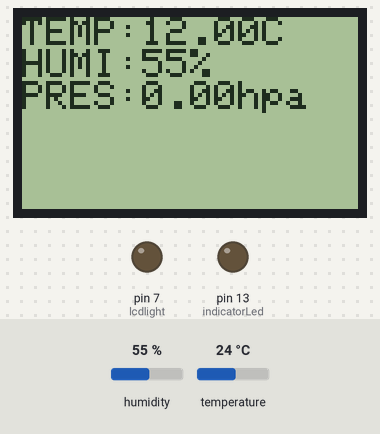
The sketch below on a simulated Arduino Uno, built with avr-gcc and run on an emulated ATmega328P. Parts: 84×48 one-colour display, output pins drawn as LEDs (lit = HIGH). The test bench sets the inputs (shaded band); at power-on: humidity 55 %, temperature 24 °C. What the sketch prints to the serial monitor is not drawn.

Above: at 2.2 s.
2.3 s: humidity set to 22 %
At 7.0 s:
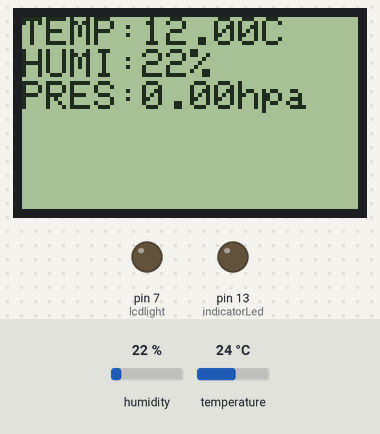
12.6 s: temperature set to 12 °C
At 17.6 s:
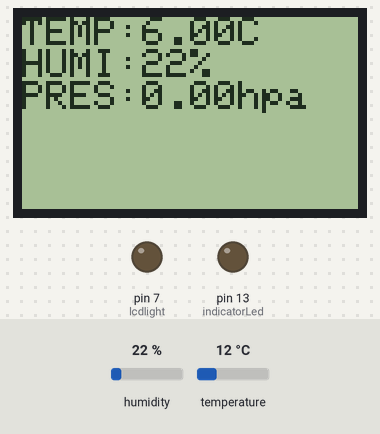
18.6 s: humidity set to 40 %
At 21.7 s:
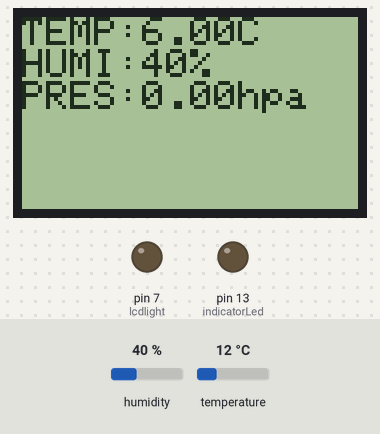
24.6 s: temperature set to 19 °C
At 27.0 s:
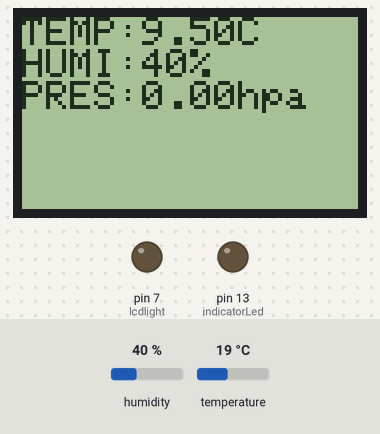
Timing chart, 0 to 31.6 s (numbered marks = the images above; inputs shaded):
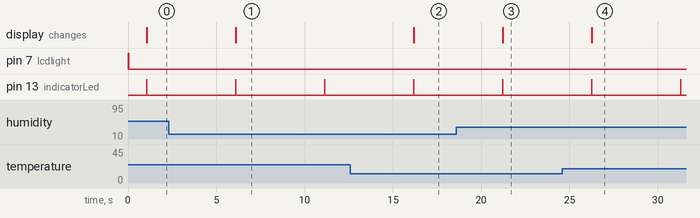

The sketch:

Weather.ino
```cpp
#include <SoftwareSerial.h>
#include <LiquidCrystal.h>
#include <Wire.h>
#include <SPI.h>
#include <Adafruit_GFX.h>
#include <Adafruit_PCD8544.h>
#include <dht11.h>
#include <BMP180.h>

dht11 DHT11;

#define DHT11PIN 8
Adafruit_PCD8544 display = Adafruit_PCD8544(2, 3, 4, 5, 6);
const int transmit_pin = 12; //transmitter

// Store an instance of the BMP180 sensor.
BMP180 barometer;
// We are going to use the on board LED for an indicator.
int indicatorLed = 13;
// Store the current sea level pressure at your location in Pascals.
float seaLevelPressure = 101325;
//init values
float RH = 0, TC = 0;

int lcdlight = 7;


void setup()
{
  Wire.begin();
  Serial.begin(9600);


  // Set up the Indicator LED.
  pinMode(indicatorLed, OUTPUT);
  pinMode(lcdlight, OUTPUT);
  digitalWrite(lcdlight, HIGH);
  // We create an instance of our BMP180 sensor.
  barometer = BMP180();
  // We check to see if we can connect to the sensor.
  if (barometer.EnsureConnected())
  {
    digitalWrite(indicatorLed, HIGH); // Set our LED.

    // When we have connected, we reset the device to ensure a clean start.
    barometer.SoftReset();
    // Now we initialize the sensor and pull the calibration data.
    barometer.Initialize();
  }
  else
  {
    Serial.println("No BMP180 sensor found.");
    digitalWrite(indicatorLed, LOW); // Set our LED.
  }
  display.begin();
    display.setContrast(50);
  digitalWrite(lcdlight, LOW);
  delay(1000);

}


byte count = 1;


void loop()
{
 digitalWrite(indicatorLed, LOW);

  int chk = DHT11.read(DHT11PIN);

  if (chk == 0) {
    RH = DHT11.humidity;
    TC = DHT11.temperature;
  }

  // Retrive the current pressure in Pascals.
  float currentPressure = barometer.GetPressure()/100;
  float altitude = barometer.GetAltitude(seaLevelPressure);
  float currentTemperature = barometer.GetTemperature();
  float meanTC = (TC + currentTemperature) / 2;
  float dewpoint = meanTC - ((100 - DHT11.humidity) / 5);
  float TF=1.8 * meanTC + 32;
  String st;


  digitalWrite(indicatorLed, HIGH); // Set our LED.

  display.clearDisplay();
display.setTextSize(1);
  display.setTextColor(BLACK);
  display.setCursor(0,0);
    display.print("TEMP:");
  display.print(meanTC);
  display.print("C");
  display.println();
  display.print("HUMI:");
  display.print(DHT11.humidity);
  display.print("%");
  display.println();
  display.print("PRES:");
  display.print(currentPressure);
  display.print("hpa");
 display.display();
   digitalWrite(indicatorLed, LOW); // Set our LED.
delay(5000);

}
```

Measured:
- after the input at 2.3 s, the display: changes after 3.8 s (image 1)
- after the input at 12.6 s, the display: changes after 3.6 s (image 2)
- after the input at 18.6 s, the display: changes after 2.6 s (image 3)
- after the input at 24.6 s, the display: changes after 1.7 s (image 4)
- by itself, pin 13 (indicatorLed): alternates HIGH for 0.02 s and LOW for 5.0 s
